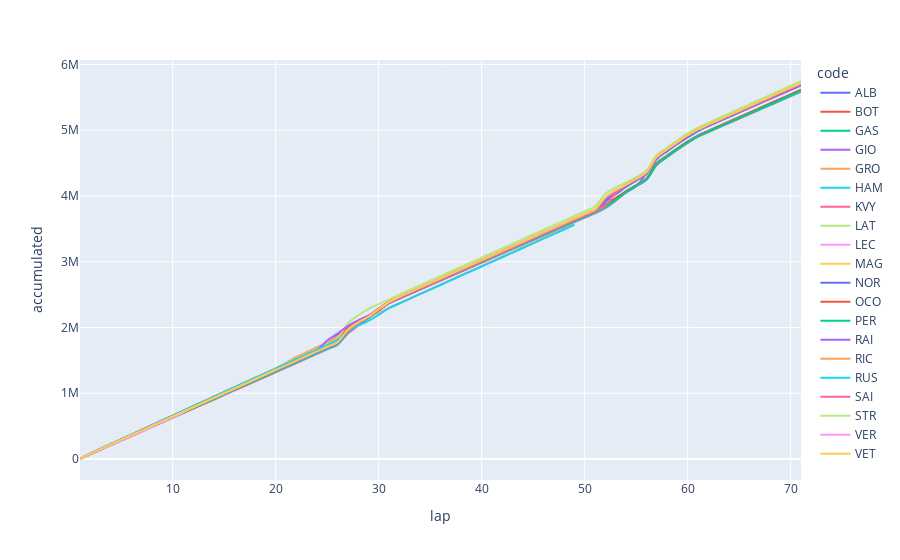

This figure's notebook cell:
### Markdown cell above
Plotting Laps against Accumulated Time allows us to observe drivers pace compared to others.

By plotting lap on the x-axis and accumulated milliseconds on the y-axis we can infer the following:
- A constant slope reflects consistent pace (i.e driver lap times are consistent over laps in lap x time units)
- A decrease in slope reflects an increase in pace (i.e driver is covering more laps in shorter amount of time)
    - By calculating the slope using upper and lower bounds (laps), we can get a sense of the pace during those laps
- We can identify pit windows by looking for increases in slope. This window can allow teams and drivers to gain ground on opponents, or increase the gap between them and the opponents behind them. 
    - Additionally, we can identify how a driver responds before/after they box as well as being subject to undercut/overcuts

### Code cell
fig = px.line(r1, x = "lap", y = "accumulated", color = "code", line_shape="spline", render_mode="svg")
fig.show()
